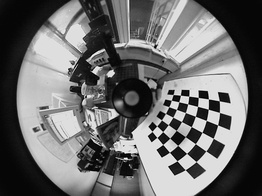
#> input picture Lab_1/data/fisheye/VMRImage0.jpg, 262 x 196 px, shrunk from 1024 x 768 before the run
$ jupyter execute --allow-errors lab_1.ipynb   (shell and % lines are left out)   (older library calls are emulated)
#> lines starting #> are read from the running program, lines starting #| are printed output that depends on the picture
# **Sesión 1:** Calibración de Cámara 📷⚙️

## **Instalaciones**

## **Librerías**

[cell 1]
from typing import List
import numpy as np
import imageio
import cv2
import copy
import glob
import os
from os.path import join, dirname

## **Apartado A: Calibración de cámara** (derecha e izquierda)

En este apartado se realiza la calibración de dos cámaras de un sistema estereoscópico. Para ello se trabajará con las imágenes de las carpetas ``left`` y ``right``. En primer lugar se trabajará con la carpeta ``left``. Posteriormente, deberá repetir el proceso con las imágenes en la carpeta ``right``. Ambas carpetas contienen imágenes con las que se calibrarán las cámaras. En ellas aparece el patrón de calibración en diferentes posiciones y orientaciones. Estas imágenes serán los datos de entrada.

Los pasos que deberá seguir para calibrar una cámara son:

1. Defina y ejecute el método para cargar imágenes ``load_images()``.
2. Detecte las esquinas de los patrones usando ``cv2.findChessboardCorners()``. Refine las detecciones con ``cv2.cornerSubPix()``.
3. Compruebe que las detecciones son correctas dibujando los resultados con ``cv2.drawChessboardCorners()``.
4. Defina y ejecute el método ``get_chessboard_points(chessboard_shape, dx, dy)`` que proporcione las coordenadas 3D de las esquinas del patrón. El sistema de referencia utilizado deberá estar anclado al propio patrón.
5. Utilice ``cv2.calibrateCamera`` para obtener los parámetros de calibración para la cámara izquierda.

### **Tarea A.1:** Defina y ejecute el método para cargar imágenes ``load_images()``.

[cell 2]
def load_images(filenames: List) -> List:
    return [imageio.imread(filename) for filename in filenames]

[cell 3]
# With glob

def get_paths(file: str, extra: str = "") -> List:
    if extra == "":
        path = join("..", "data", f"{file}/{file}*.jpg")
    else:
        path = join("..", "data", f"{file}/{extra}*.jpg")
    path = os.path.abspath(path)
    return [f for f in glob.glob(path)]


imgs_path = get_paths("left")
imgs = load_images(imgs_path)

### **Tarea A.2:** Detecte las esquinas de los patrones usando ``cv2.findChessboardCorners()``. Refine las detecciones con ``cv2.cornerSubPix()``.

[cell 4]
# TODO Find corners with cv2.findChessboardCorners()
corners =  [cv2.findChessboardCorners(img, (8, 6)) for img in imgs]
valid_imgs = [img for img, corner in zip(imgs, corners) if corner[0]]

[cell 5]
imgs_gray = [cv2.cvtColor(valid_imgs[i], cv2.COLOR_RGB2GRAY) for i in range(len(valid_imgs))]
valid_corners = [corners[i][1] for i in range(len(corners)) if corners[i][0]]
corners_copy = copy.deepcopy(valid_corners)
criteria = (cv2.TERM_CRITERIA_EPS + cv2.TERM_CRITERIA_MAX_ITER, 30, 0.01) # EPS + MAX_ITER, max 30 iterations, 0.01 accuracy(epsilon)
corners_refined = [cv2.cornerSubPix(i, cor, (8, 6), (-1, -1), criteria) for i, cor in zip(imgs_gray, corners_copy)]

### **Tarea A.3:** Compruebe que las detecciones son correctas dibujando los resultados con ``cv2.drawChessboardCorners()``

[cell 6]
# TODO Show images and save when needed

def show_image(img, title='image'):
    cv2.imshow(title, img)
    cv2.waitKey(0)
    cv2.destroyAllWindows()

def write_image(img, path):
    cv2.imwrite(path, img)


imgs_with_corners = [cv2.drawChessboardCorners(valid_imgs[i], (8, 6), corners_refined[i], True) for i in range(len(valid_imgs))]
for i in range(len(imgs_with_corners)):
    show_image(imgs_with_corners[i], imgs_path[i])
    write_image(imgs_with_corners[i], join(dirname(imgs_path[i]), f"corners_{i}.jpg"))

### **Tarea A.4:** Defina y ejecute el método ``get_chessboard_points(chessboard_shape, dx, dy)``

[cell 7]
# TODO Design the method. It should return a np.array with np.float32 elements
def get_chessboard_points(chessboard_shape, dx, dy):
    objp = np.zeros((chessboard_shape[0] * chessboard_shape[1], 3), np.float32)

    objp[:, :2] = np.mgrid[0:chessboard_shape[0], 0:chessboard_shape[1]].T.reshape(-1, 2)
    objp[:, 0] *= dx
    objp[:, 1] *= dy
    return np.array(objp)

chessboard_points = [get_chessboard_points((8,6), 30, 30) for i in range(len(valid_imgs))]

### **Tarea A.5:** Utilice ``cv2.calibrateCamera()`` para obtener los parámetros de calibración para la cámara izquierda

[cell 8]
valid_corners = np.asarray(valid_corners, dtype=np.float32)

#> (a cell that did not finish here is left out)

#> (a cell that did not finish here is left out)

### **Pregunta A.1:** Repita el proceso (carga de imágenes, detección y comprobación de esquinas, etc.) para la cámara derecha.

[cell 11]
imgs_path = get_paths("right")
imgs = load_images(imgs_path)
corners = [cv2.findChessboardCorners(img, (8, 6)) for img in imgs]
imgs = [img for img, cor in zip(imgs, corners) if cor[0]]
corners = [cor for cor in corners if cor[0]]
corners_copy = copy.deepcopy(corners)
criteria = (cv2.TERM_CRITERIA_EPS + cv2.TERM_CRITERIA_MAX_ITER, 30, 0.01) # EPS + MAX_ITER, max 30 iterations, 0.01 accuracy(epsilon)
imgs_gray = [cv2.cvtColor(i, cv2.COLOR_BGR2GRAY) for i in imgs]
corners_refined = []
for i, cor in zip(imgs_gray, corners_copy):
    if cor[0]:
        corners_refined.append(cv2.cornerSubPix(i, cor[1], (8, 6), (-1, -1), criteria))
    else:
        print("No corners found in image")

imgs_with_corners = [cv2.drawChessboardCorners(imgs[i], (8, 6), corners_refined[i], corners[i][0]) for i in range(len(imgs)) if corners[i][0]]
for i in range(len(imgs_with_corners)):
    # show_image(imgs_with_corners[i], imgs_path[i])
    write_image(imgs_with_corners[i], join(dirname(imgs_path[i]), f"corners_{i}.jpg"))

# imgs_with_corners = get_imgs_corners_draw_write(imgs, corners)
chessboard_points = [get_chessboard_points((8,6), 30, 30) for i in range(len(imgs))]
valid_corners = [cor[1] for cor in corners if cor[0]]
valid_corners = np.asarray(valid_corners, dtype=np.float32)

#> (the rest of this cell did not finish here and is left out)

### **Pregunta A.2:** Diferencias entre cv2.findChessboardCorners() y cv2.cornerSubPix()

The differences between cv2.findChessboardCorners() and cv2.cornerSubPix() are:

- cv2.findChessboardCorners(): This function is used to find the corners of the chessboard pattern with a fast algorithm.

- cv2.cornerSubPix(): This function improves the accuracy by iteratively refining the corner locations.

#### Results with cv2.findChessboardCorners():

[cell 12]
corners_not_refined = [cor[1] for cor in corners if cor[0]]
corners_not_refined = np.asarray(corners_not_refined, dtype=np.float32)

# Obtain the extrinsics
#> (the rest of this cell did not finish here and is left out)

#### Results with cv2.cornerSubPix():

[cell 13]
corners_refined_copy = copy.deepcopy(corners_refined)
corners_refined_copy = np.asarray(corners_refined_copy, dtype=np.float32)

# Obtain the extrinsics
#> (the rest of this cell did not finish here and is left out)

We can observe that while the intrinsic parameters are similar, the resulting RMS error is close to half with the cv2.cornerSubPix() method. This is because the cv2.cornerSubPix() method refines the corner locations iteratively, which improves the accuracy of the corner detection.

### **Pregunta A.3:** Número mínimo de imágenes necesarias para calibrar.

[cell 14]
# We are going to study the problem of the number of images needed to calibrate the camera using a Pareto diagram
# We are going to use the same images as before

imgs_path = get_paths("left")
imgs = load_images(imgs_path)
corners = [cv2.findChessboardCorners(img, (8, 6)) for img in imgs]
imgs = [img for img, cor in zip(imgs, corners) if cor[0]]
corners = [cor for cor in corners if cor[0]]
corners_copy = copy.deepcopy(corners)
criteria = (cv2.TERM_CRITERIA_EPS + cv2.TERM_CRITERIA_MAX_ITER, 30, 0.01) # EPS + MAX_ITER, max 30 iterations, 0.01 accuracy(epsilon)
imgs_gray = [cv2.cvtColor(i, cv2.COLOR_BGR2GRAY) for i in imgs]
corners_refined = []
for i, cor in zip(imgs_gray, corners_copy):
    if cor[0]:
        corners_refined.append(cv2.cornerSubPix(i, cor[1], (8, 6), (-1, -1), criteria))
    else:
        print("No corners found in image")

imgs_with_corners = [cv2.drawChessboardCorners(imgs[i], (8, 6), corners_refined[i], corners[i][0]) for i in range(len(imgs)) if corners[i][0]]

results = {}

for n_imagenes in range(1, len(imgs)+1):
    chessboard_points = [get_chessboard_points((8,6), 30, 30) for i in range(n_imagenes)]
    valid_corners = [cor[1] for cor in corners[:n_imagenes] if cor[0]]
    valid_corners = np.asarray(valid_corners, dtype=np.float32)

    rms, intrinsics, dist_coeffs, rvecs, tvecs = cv2.calibrateCamera(chessboard_points, valid_corners, imgs_gray[0].shape[::-1], None, None)

    # Obtain extrinsics
    extrinsics = list(map(lambda rvec, tvec: np.hstack((cv2.Rodrigues(rvec)[0], tvec)), rvecs, tvecs))

    # Print outputs
    results[n_imagenes] = rms

import matplotlib.pyplot as plt

plt.plot(list(results.keys()), list(results.values()))
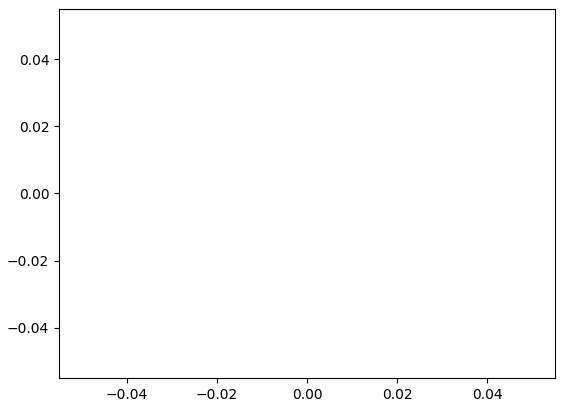
#> figure drawn by matplotlib, 1 panel

The minimum number of images required to calibrate a camera is 13 images, less than this number may not provide accurate calibration results.

## **Apartado B: Corrección de distorsión** (ojo de pez)

En este apartado se trabajará en la corrección de la distorsión debido a lentes de ojo de pez. Primero se calibrará una cámara con este tipo de lente, utilizando las imágenes de la carpeta ``fisheye``. Posteriormente se utilizarán estos parámetros de calibración para corregir la distorsión de una de las imágenes de calibración.

Los pasos que deberá seguir para calibrar una cámara con distorsión de ojo de pez son:

1. Reutilice el método ``load_images()`` para cargar las imágenes de la carpeta ``fisheye``.
2. Detecte las equinas procesando las imágenes con los métodos ``cv2.findChessboardCorners()`` y ``cv2.cornerSubPix()``.
3. Reutilice la función ``get_chessboard_points()`` para obtener las coordenadas del tablero.
4. Defina los argumentos para la función de calibración.
5. Calibre con ``cv2.fisheye.calibrate()``

### **Tarea B.1:** Reutilice el método ``load_images()`` para cargar las imágenes de la carpeta ``fisheye``

[cell 15]
# TODO Build a list containing the paths of all images from the fisheye camera and load images
fisheye_imgs_path = get_paths("fisheye", "VMRImage")
fisheye_imgs = load_images(fisheye_imgs_path)
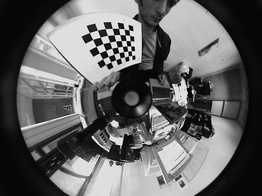
#> input picture Lab_1/data/fisheye/VMRImage3.jpg, 262 x 196 px, shrunk from 1024 x 768 before the run
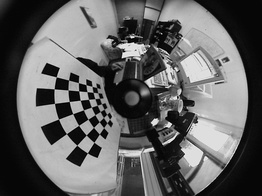
#> input picture Lab_1/data/fisheye/VMRImage5.jpg, 262 x 196 px, shrunk from 1024 x 768 before the run
#> fisheye_imgs = 3 items

### **Tarea B.2:** Detecte las equinas procesando las imágenes con los métodos ``cv2.findChessboardCorners()`` y ``cv2.cornerSubPix()``.

[cell 16]
imgs_corners = []
# Parameters for cv2.cornerSubPix()
subpix_criteria = (cv2.TERM_CRITERIA_EPS+cv2.TERM_CRITERIA_MAX_ITER, 30, 0.1)
#TODO Complete the required parts of the loop
#> (the rest of this cell did not finish here and is left out)

### **Tarea B.3:** Reutilice la función ``get_chessboard_points()`` para obtener las coordenadas del tablero

[cell 17]
# TODO Define the chessboard dimensions and the lenght of the squares (in [mm])
chessboard_dims = (7, 6)
length = 30
fisheye_chessboard_points = np.asarray([get_chessboard_points(chessboard_dims, length, length).reshape(-1,1,3)] * len(imgs_corners))

### **Tarea B.4:** Defina los argumentos para la calibración

[cell 18]
# Parameters for cv2.fisheye.calibrate()
calibration_flags = cv2.fisheye.CALIB_RECOMPUTE_EXTRINSIC+cv2.fisheye.CALIB_FIX_SKEW
intrinsics = np.zeros((3, 3))
distortion = np.zeros((4, 1))
rotations = [np.zeros((1, 1, 3), dtype=np.float64) for _ in imgs_corners]
#> rotations = [[[0, 0, 0]]]
traslations = [np.zeros((1, 1, 3), dtype=np.float64) for _ in imgs_corners]
#> traslations = [[[0, 0, 0]]]

### **Tarea B.5:** Calibración

[cell 19]
imgs_corners = np.asarray(imgs_corners, dtype=np.float32)

#> (the rest of this cell did not finish here and is left out)

[cell 20]
# Show intrinsic matrix and distortion coefficients values
print(intrinsics)
print(distortion)
#> (the rest of this cell did not finish here and is left out)

### **Pregunta B.1:** Corrija la distorsión de las 2 primeras imágenes de la carpeta ``fisheye``

[cell 21]
# TODO Search in the documentation to define 'dim'
dim = gray_img.shape[::-1]
#> dim = (262, 196)
map1, map2 = cv2.fisheye.initUndistortRectifyMap(intrinsics, distortion, np.eye(3), intrinsics, dim, cv2.CV_16SC2)

[cell 22]
# correct distortion using cv2.remap()

for i, img in enumerate(fisheye_imgs):
    undistorted_img = cv2.remap(img, map1, map2, interpolation=cv2.INTER_LINEAR, borderMode=cv2.BORDER_CONSTANT)
    show_image(undistorted_img)
    cv2.waitKey(0)
    cv2.destroyAllWindows()
    cv2.imwrite(join(dirname(fisheye_imgs_path[0]), f"undistorted_{i}.jpg"), undistorted_img)
#> this loop made 3 passes
